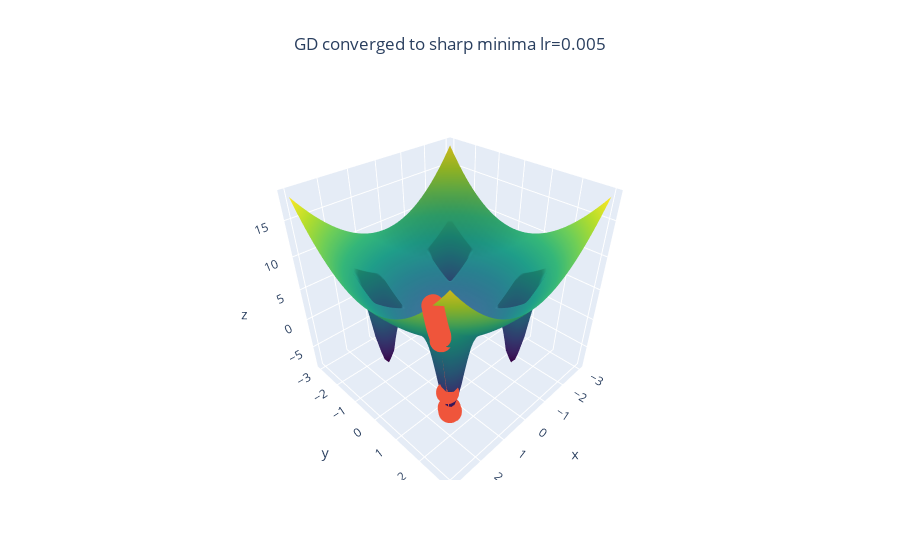

Notebook code cell kept with this figure:
### Code cell
x_hist = run_gd(lambda x: f_2d_toy(x[0], x[1]), 0.005, [3., 2.5], max_iter=1e4)
xs = np.array([x[0].item() for x in x_hist])
ys = np.array([x[1].item() for x in x_hist])
zs = f_2d_toy(torch.tensor(xs), torch.tensor(ys)).numpy()
fig = go.Figure(
    data=[
        go.Surface(
            x=grid_x.numpy(), 
            y=grid_y.numpy(), 
            z=grid_z.numpy(), 
            colorscale='Viridis', 
            showscale=False
        ),
        go.Scatter3d(
            x=xs, y=ys, z=zs,
        )
    ]
)

fig.update_layout(
    title={
        'text': f'GD converged to sharp minima lr=0.005', 
        'x':0.5,
        'xanchor': 'center',
    }
)


fig.show()

### Figure 1 — Plotly figure (JSON) as saved in the notebook; plotly's stock layout.template omitted (floating-point values rounded to 4 significant figures; data arrays with more than 128 entries replaced by an {"elided": "..."} marker saying what was removed)
{"data": [{"colorscale": [[0, "#440154"], [0.1111, "#482878"], [0.2222, "#3e4989"], [0.3333, "#31688e"], [0.4444, "#26828e"], [0.5556, "#1f9e89"], [0.6667, "#35b779"], [0.7778, "#6ece58"], [0.8889, "#b5de2b"], [1, "#fde725"]], "showscale": false, "type": "surface", "x": {"elided": "40x40 float values"}, "y": {"elided": "40x40 float values"}, "z": {"elided": "40x40 float values"}}, {"type": "scatter3d", "x": [3, 2.97, 2.94, 2.911, 2.882, 2.853, 2.824, 2.796, 2.768, 2.741, 2.713, 2.686, 2.659, 2.633, 2.606, 2.58, 2.554, 2.529, 2.504, 2.479, 2.454, 2.429, 2.405, 2.381, 2.357, 2.333, 2.31, 2.287, 2.264, 2.242, 2.219, 2.197, 2.175, 2.153, 2.132, 2.11, 2.089, 2.068, 2.048, 2.027, 2.007, 1.987, 1.747, 1.615, 1.542, 1.506, 1.488, 1.479, 1.475, 1.473, 1.472, 1.471, 1.471, 1.471, 1.471, 1.471, 1.471, 1.47, 1.47, 1.47, 1.47, 1.47], "y": [2.5, 2.475, 2.45, 2.426, 2.401, 2.377, 2.354, 2.33, 2.307, 2.284, 2.261, 2.238, 2.216, 2.194, 2.172, 2.15, 2.129, 2.107, 2.086, 2.065, 2.045, 2.024, 2.004, 1.984, 1.964, 1.945, 1.925, 1.906, 1.887, 1.868, 1.849, 1.831, 1.812, 1.794, 1.776, 1.759, 1.741, 1.724, 1.706, 1.689, 1.672, 1.656, 1.635, 1.568, 1.52, 1.495, 1.482, 1.476, 1.473, 1.472, 1.471, 1.471, 1.471, 1.471, 1.471, 1.471, 1.47, 1.47, 1.47, 1.47, 1.47, 1.47], "z": [15.25, 14.95, 14.65, 14.36, 14.07, 13.79, 13.52, 13.25, 12.98, 12.73, 12.47, 12.22, 11.98, 11.74, 11.51, 11.28, 11.06, 10.84, 10.62, 10.41, 10.2, 9.999, 9.8, 9.605, 9.414, 9.226, 9.043, 8.863, 8.686, 8.514, 8.344, 8.178, 8.015, 7.856, 7.7, 7.546, 7.396, 7.249, 7.105, 6.963, 6.825, 6.103, -3.03, -6.554, -7.7, -7.995, -8.066, -8.083, -8.087, -8.088, -8.088, -8.088, -8.088, -8.088, -8.088, -8.088, -8.088, -8.088, -8.088, -8.088, -8.088, -8.088]}], "layout": {"title": {"text": "GD converged to sharp minima lr=0.005", "x": 0.5, "xanchor": "center"}}}
